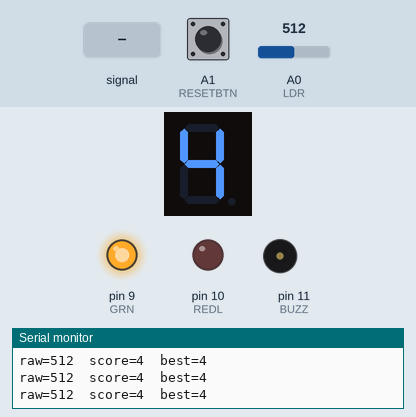
This sketch was run on a simulated Arduino Uno, built with avr-gcc and run on an emulated ATmega328P. Shown: 1-digit seven-segment display, output pins drawn as LEDs (lit = HIGH), buzzer (waves = sounding, pin HIGH), the last lines printed to the serial monitor. Wiring (inferred from the names in the program): 1-digit 7-segment display, segments lit when HIGH: segments pin 2, pin 3, pin 4, pin 5, pin 6, pin 7, pin 8. The inputs (shaded band) are chosen by the test bench; at power-on: A0 (LDR) = 512, A1 (RESETBTN) HIGH. The segment pins are drawn as the display they are named for; pins used as bus, display or sensor lines are not drawn.

Above: at 1.2 s.
1.3 s: A0 (LDR) fed a 200 Hz sine of ±81 counts around its level
At 1.83 s:
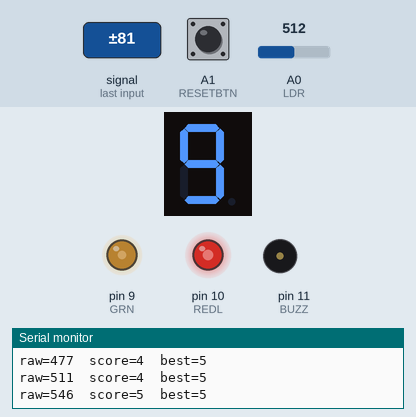
2.9 s: A0 (LDR) set to 716
At 4.1 s:
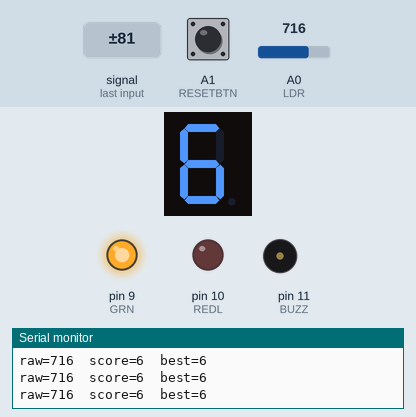
4.4 s: A0 (LDR) set to 900
At 5.3 s:
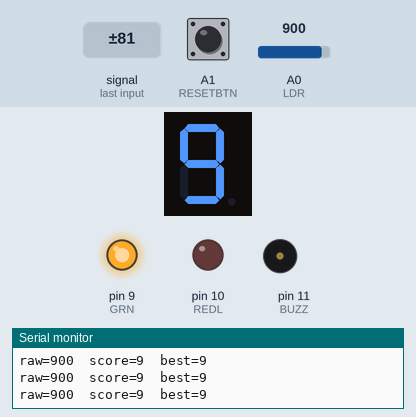
5.9 s: A0 (LDR) fed a 200 Hz sine of ±81 counts around its level
At 6.23 s:
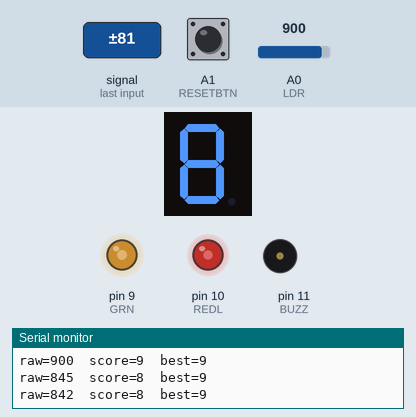
7.4 s: A1 (RESETBTN) pulled LOW for 0.15 s
At 7.63 s:
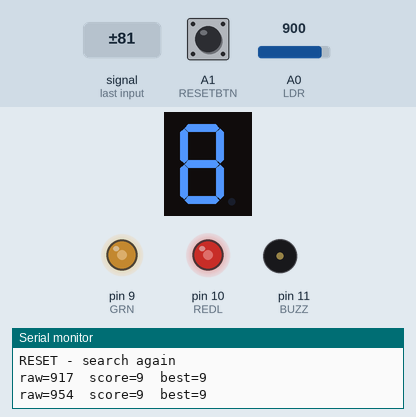
8.1 s: A1 (RESETBTN) pulled LOW for 1 s
At 8.29 s:
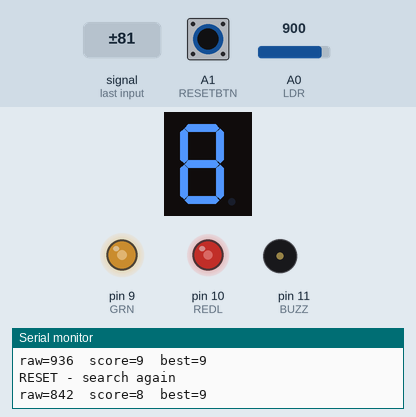
Timing chart, 0 to 10.7 s (numbered marks = the images above; inputs shaded):
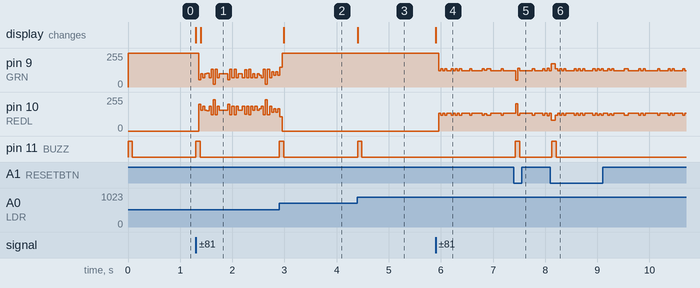

Measured:
- after the input at 2.9 s, pin 11 (BUZZ): LOW → HIGH at once, → LOW 0.08 s later; the display: changes after 0.09 s (image 2)
- after the input at 4.4 s, pin 11 (BUZZ): LOW → HIGH at once, → LOW 0.08 s later; the display: first changes at once (image 3 shows a later state)
- after the input at 5.9 s, the display: changes at once (image 4)
- after the input at 7.4 s, pin 11 (BUZZ): LOW → HIGH at once, → LOW 0.08 s later
- after the input at 8.1 s, pin 11 (BUZZ): LOW → HIGH at once, → LOW 0.08 s later

The sketch:

P16_Solar-Panel-Angle-Finder.ino
```cpp
/* PROJECT 16 - SOLAR PANEL ANGLE FINDER  (11.A Group 1)
   Tilt the "panel" (LDR on card) slowly. Score 0-9 = how much light it gets.
   A beep marks every new best; GREEN = at the best angle, RED = below it. */
const int LDR = A0, RESETBTN = A1;      // RESET: A1 used as a digital input
const int GRN = 9, REDL = 10;           // LEDs (each through 220 ohm)
const int BUZZ = 11;                    // ACTIVE buzzer

// ---- CALIBRATE with your own lamp ----
const int DARK   = 80;                  // LDR in shade
const int BRIGHT = 900;                 // LDR facing the lamp

int best = 0, lastBtn = HIGH;
unsigned long beepAt = 0, lastPrint = 0;

// ---------- 7-SEGMENT DISPLAY (pins a,b,c,d,e,f,g) ----------
const int SEG[7] = {2, 3, 4, 5, 6, 7, 8};
const bool SEG_COMMON_ANODE = false;   // true = common pin goes to 5V instead of GND
const byte DIGIT[10][7] = {
  {1,1,1,1,1,1,0}, {0,1,1,0,0,0,0}, {1,1,0,1,1,0,1}, {1,1,1,1,0,0,1},
  {0,1,1,0,0,1,1}, {1,0,1,1,0,1,1}, {1,0,1,1,1,1,1}, {1,1,1,0,0,0,0},
  {1,1,1,1,1,1,1}, {1,1,1,1,0,1,1} };

void show(int n) {                      // show one number 0-9
  n = constrain(n, 0, 9);
  for (int i = 0; i < 7; i++) {
    bool on = DIGIT[n][i];
    digitalWrite(SEG[i], SEG_COMMON_ANODE ? !on : on);
  }
}
// True ONCE at the moment a button goes from up (HIGH) to pressed (LOW).
// Holding the button down does NOT repeat it.
bool justPressed(int pin, int &lastState) {
  int now = digitalRead(pin);
  bool pressed = (lastState == HIGH && now == LOW);
  lastState = now;
  if (pressed) delay(25);               // ignore contact bounce
  return pressed;
}

int readAvg() {                         // average 20 readings (lights flicker)
  long s = 0;
  for (int i = 0; i < 20; i++) s += analogRead(LDR);
  return s / 20;
}

void setup() {
  Serial.begin(9600);
  for (int i = 0; i < 7; i++) pinMode(SEG[i], OUTPUT);
  pinMode(GRN, OUTPUT); pinMode(REDL, OUTPUT); pinMode(BUZZ, OUTPUT);
  pinMode(RESETBTN, INPUT_PULLUP);
}

void loop() {
  int raw = readAvg();
  int score = constrain(map(raw, DARK, BRIGHT, 0, 9), 0, 9);

  if (justPressed(RESETBTN, lastBtn)) { best = 0; Serial.println("RESET - search again"); }
  if (score > best) { best = score; beepAt = millis(); }   // new record
  digitalWrite(BUZZ, (millis() - beepAt < 80 && beepAt != 0) ? HIGH : LOW);

  show(score);
  digitalWrite(GRN,  best > 0 && score >= best);
  digitalWrite(REDL, best > 0 && score <  best);

  if (millis() - lastPrint >= 200) {
    lastPrint = millis();
    Serial.print("raw="); Serial.print(raw);
    Serial.print("  score="); Serial.print(score);
    Serial.print("  best="); Serial.println(best);
  }
}
```
